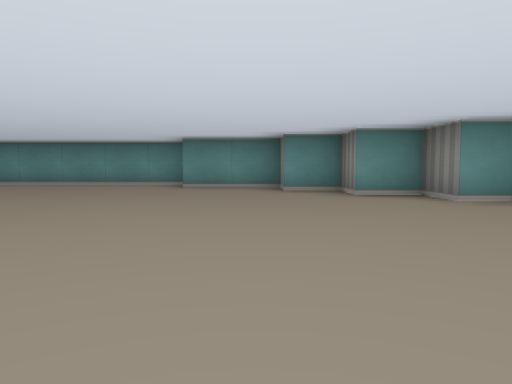
view 1 (above)

19 first-person views from a walk through a cub3D ray-caster map. The camera is about half as high as the walls, tilts 4° down and sees 70° across. The floor is counted in squares. Each view is taken from the middle of a square. On the plan, view 1 faces up. The plan holds only what a view shows up to about 9 squares ahead; the rest is blank.

view 2
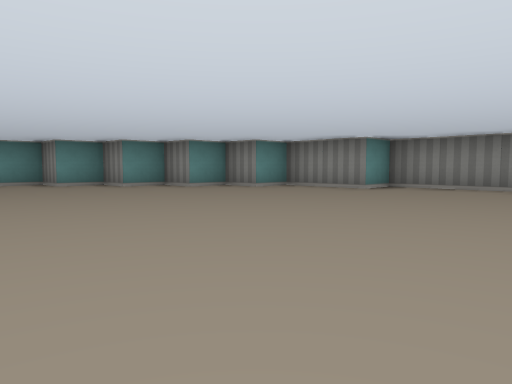

view 3
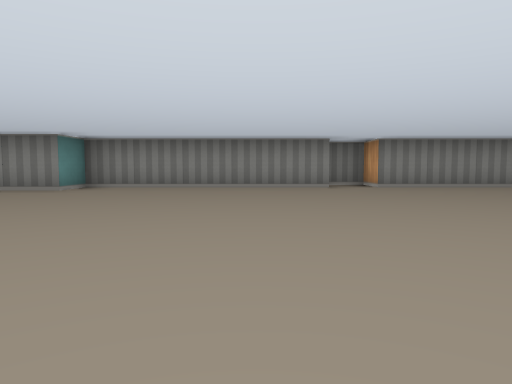

view 4
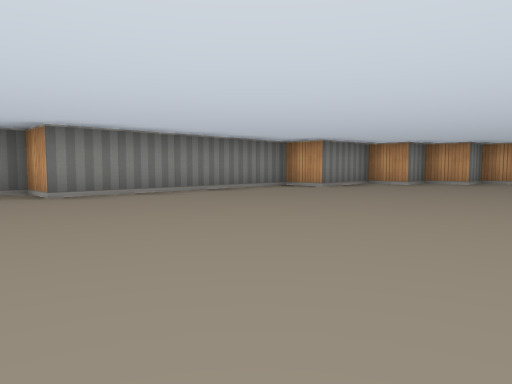

view 5
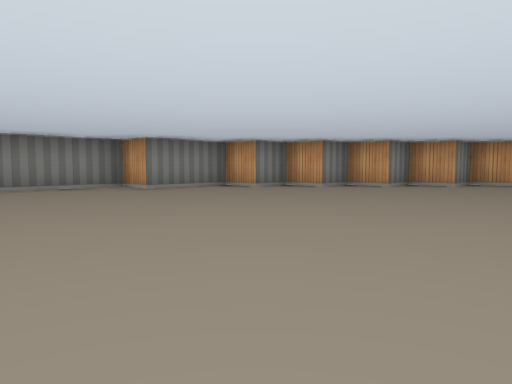

view 6
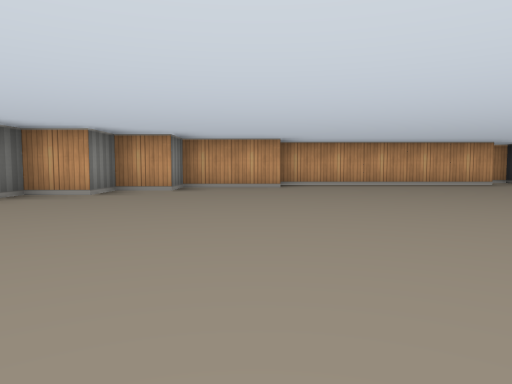

view 7
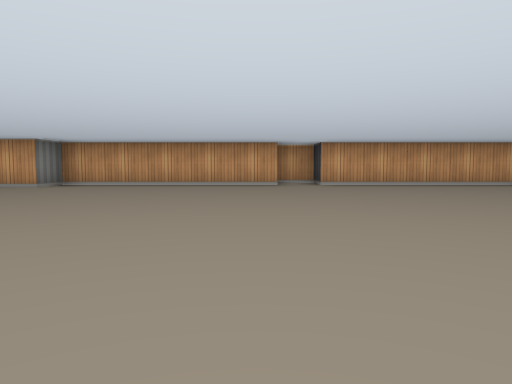

view 8
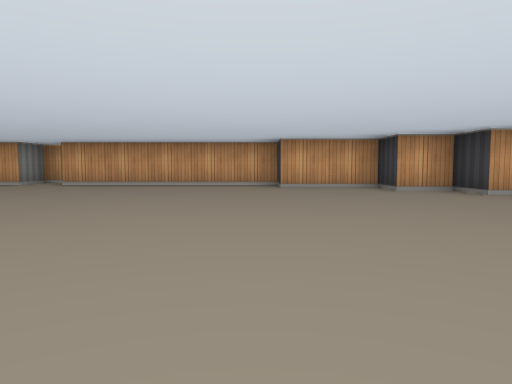

view 9
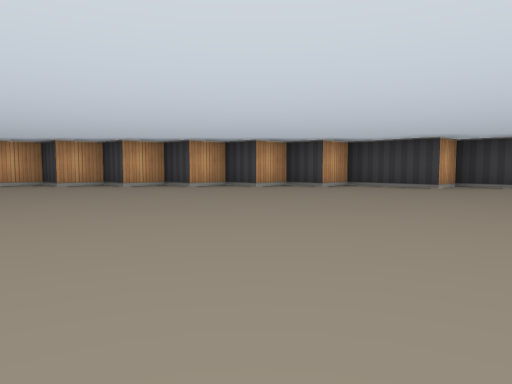

view 10
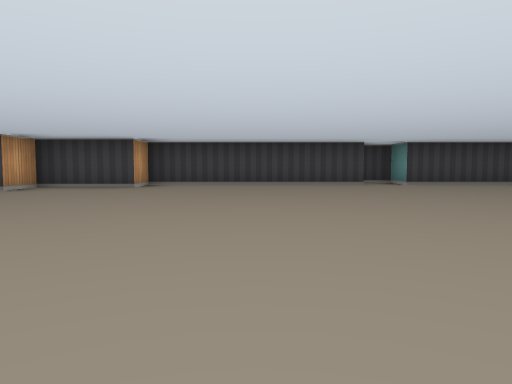

view 11
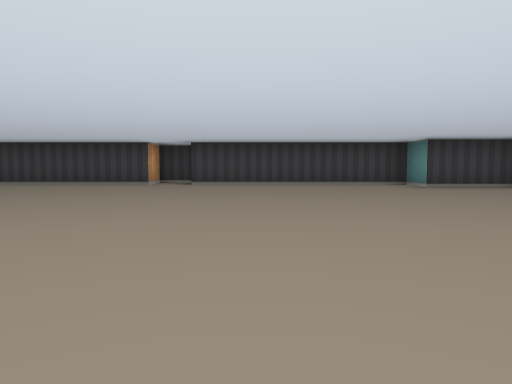

view 12
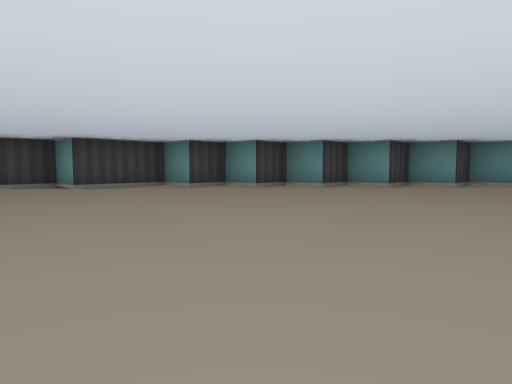

view 13
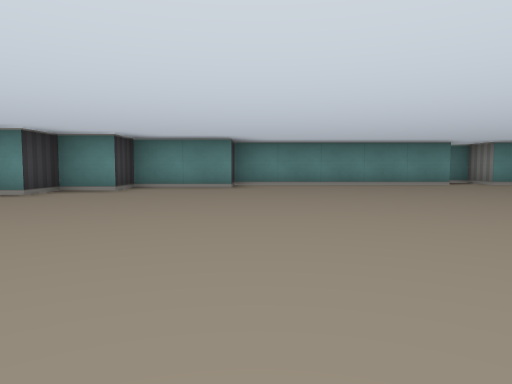

view 14
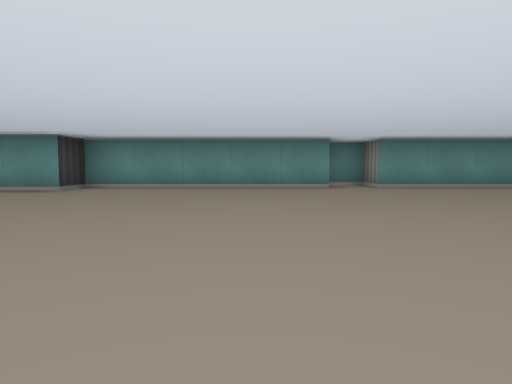

view 15
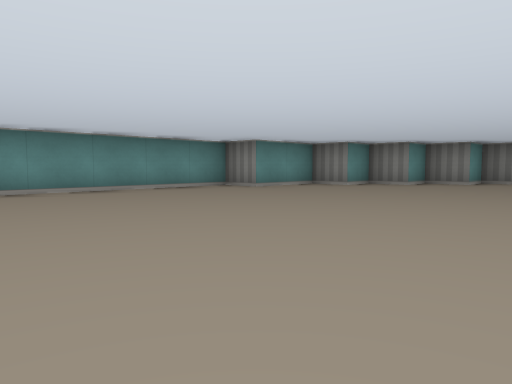

view 16
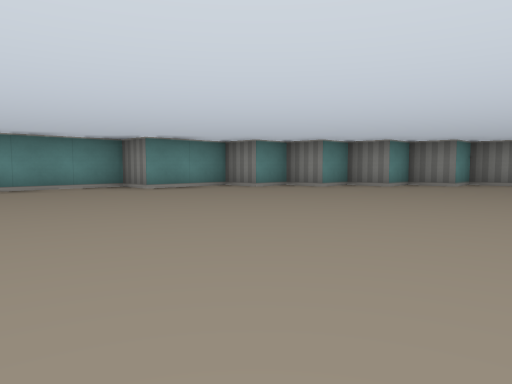

view 17
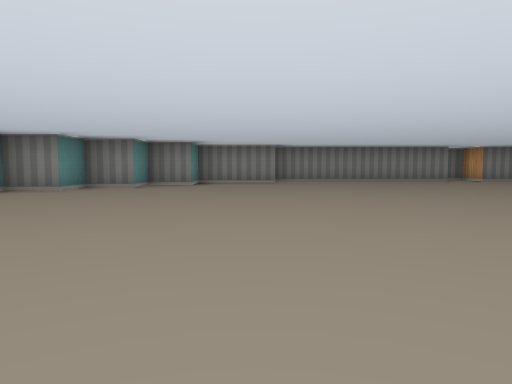

view 18
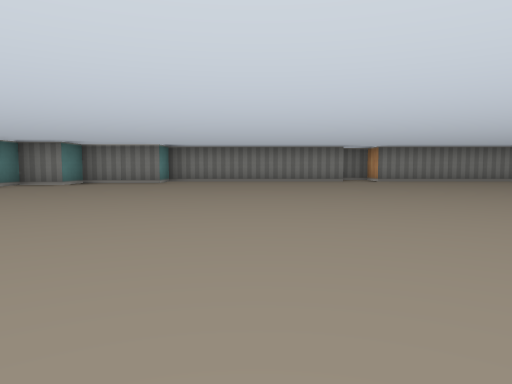

view 19
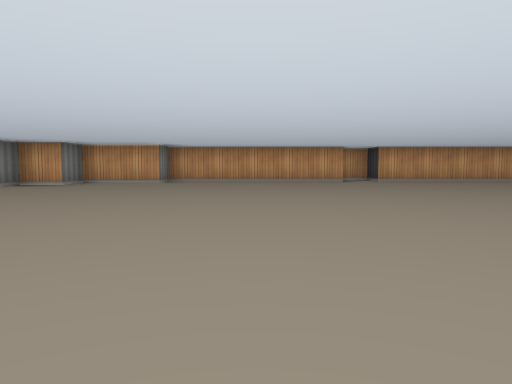

### Floor plan
Points are (right, up) in squares from view 1. A wall is a line through its corners. A room is listed if a view was taken in it or the views show most of it. See-through windows are left out.
Room 1 (views 1, 2, 3, 4, 5, 6, 7, 8, 9, 10, 11, 12, 13, 14, 15, 16, 17, 18, 19)
walls: (-7.4, 8.5) (-12.5, 8.5) (-12.5, 7.5) (-14.5, 7.5) (-14.5, 6.5) (-15.5, 6.5) (-15.5, 5.5) (-16.5, 5.5) (-16.5, 4.5) (-17.5, 4.5) (-17.5, 3.5) (-18.5, 3.5) (-18.5, 2.5) (-19.5, 2.5) (-19.5, 0.5) (-20.5, 0.5) (-20.5, -4.5) (-21, -4.5); (6.5, -4.6) (6.5, 0.5) (5.5, 0.5) (5.5, 2.5) (4.5, 2.5) (4.5, 3.5) (3.5, 3.5) (3.5, 4.5) (2.5, 4.5) (2.5, 5.5) (1.5, 5.5) (1.5, 6.5) (0.5, 6.5) (0.5, 7.5) (-1.5, 7.5) (-1.5, 8.5) (-6.5, 8.5) (-6.5, 9.5) (-7.4, 9.5); (-21.1, -5.5) (-20.5, -5.5) (-20.5, -10.5) (-19.5, -10.5) (-19.5, -12.5) (-18.5, -12.5) (-18.5, -13.5) (-17.5, -13.5) (-17.5, -14.5) (-16.5, -14.5) (-16.5, -15.5) (-15.5, -15.5) (-15.5, -16.5) (-14.5, -16.5) (-14.5, -17.5) (-12.5, -17.5) (-12.5, -18.5) (-7.5, -18.5) (-7.5, -19.1); (-6.5, -19.1) (-6.5, -18.5) (-1.5, -18.5) (-1.5, -17.5) (0.5, -17.5) (0.5, -16.5) (1.5, -16.5) (1.5, -15.5) (2.5, -15.5) (2.5, -14.5) (3.5, -14.5) (3.5, -13.5) (4.5, -13.5) (4.5, -12.5) (5.5, -12.5) (5.5, -10.5) (6.5, -10.5) (6.5, -5.5) (7.5, -5.5) (7.5, -4.6)

Positions as (right, up) in squares from view 1, and headings:
1: (0, 0), facing up
2: (-1, -3), facing up-right
3: (-1, -3), facing right
4: (1, -4), facing down-right
5: (-1, -7), facing down-right
6: (-1, -10), facing down
7: (-6, -10), facing down
8: (-12, -10), facing down
9: (-12, -8), facing down-left
10: (-12, -8), facing left
11: (-12, -3), facing left
12: (-12, -2), facing up-left
13: (-12, 0), facing up
14: (-9, 1), facing up
15: (-7, 2), facing up-right
16: (-5, 1), facing up-right
17: (-4, 1), facing right
18: (-4, -2), facing right
19: (-4, -8), facing down
